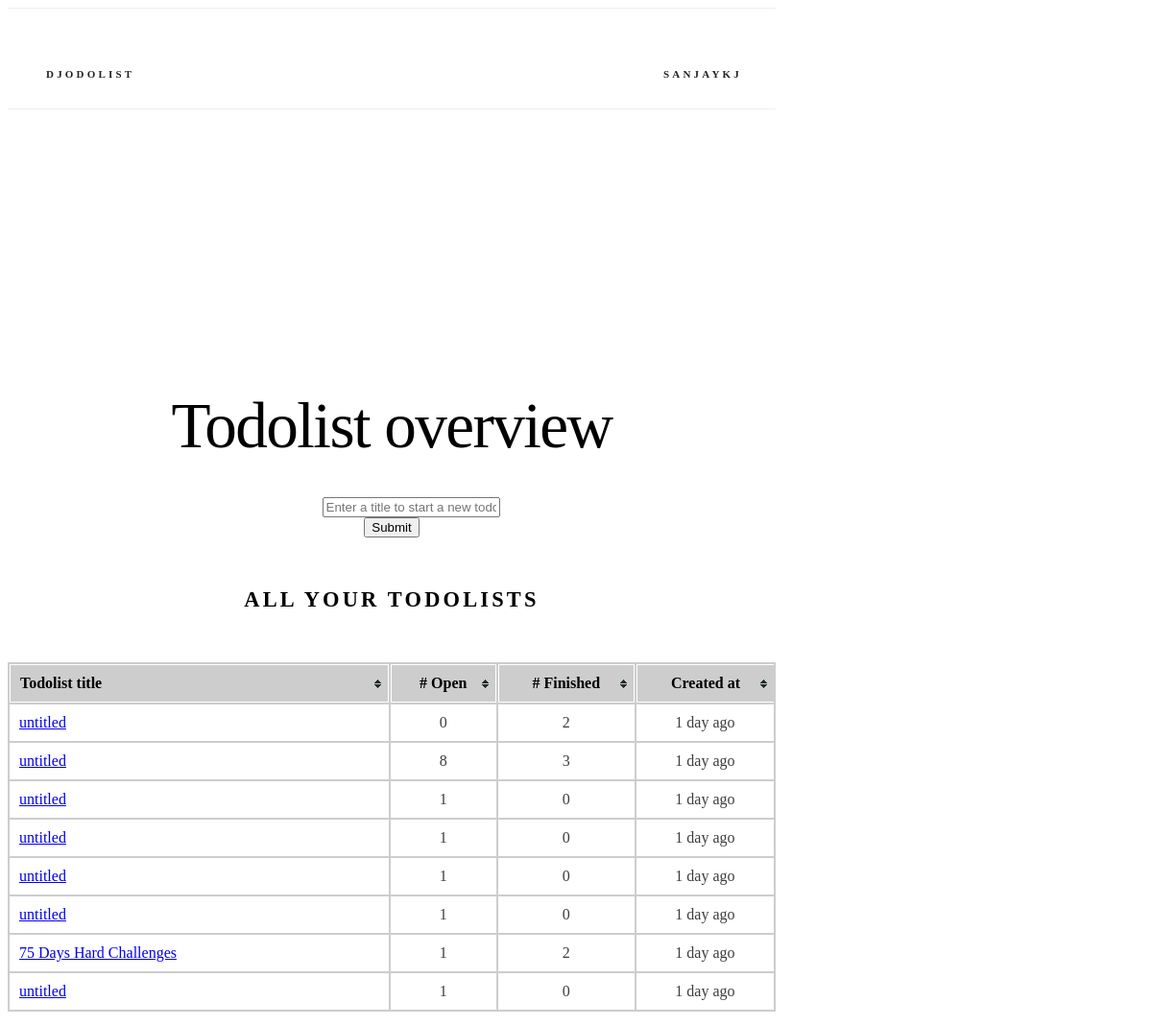
The app's page /todolists/ (signed in) with its own data.
### lists/models.py (models this page shows, shortened)
class TodoList(models.Model):
    title = models.CharField(max_length=128, default="75 Days Hard Challenges")
    created_at = models.DateTimeField(auto_now=True)
    creator = models.ForeignKey(
        User, null=True, related_name="todolists", on_delete=models.CASCADE
    )
    class Meta:
        ordering = ("created_at",)
    def count_finished(self):
        return self.todos.filter(is_finished=True).count()
    def count_open(self):
        return self.todos.filter(is_finished=False).count()

### lists/views.py (the view)
# urls.py: path("todolists/", views.overview, name="overview"),
@login_required
def overview(request):
    if request.method == "POST":
        return redirect("lists:add_todolist")
    return render(request, "lists/overview.html", {"form": TodoListForm()})

### lists/forms.py
class TodoListForm(forms.Form):
    title = forms.CharField(
        **form_kwargs(
            widget=forms.TextInput(
                attrs=widget_attrs("Enter a title to start a new todolist")
            )
        )
    )

### lists/templatetags/lists_extras.py (called while the page is built)
@register.filter("humanize")
def humanize_time(dt, past_="ago", future_="from now", default="just now"):
    now = datetime.utcnow()
    dt = dt.replace(tzinfo=None)
    if now > dt:
        diff = now - dt
        dt_is_past = True
    else:
        diff = dt - now
        dt_is_past = False
    periods = (
        (diff.days // 365, "year", "years"),
        (diff.days // 30, "month", "months"),
        (diff.days // 7, "week", "weeks"),
        (diff.days, "day", "days"),
        (diff.seconds // 3600, "hour", "hours"),
        (diff.seconds // 60, "minute", "minutes"),
        (diff.seconds, "second", "seconds"),
    )
    for period, singular, plural in periods:
        if period:
            return "%d %s %s" % (
                period,
                singular if period == 1 else plural,
                past_ if dt_is_past else future_,
            )
    return default

@register.filter("in_seconds")
def in_seconds(dt):
    return int((dt.replace(tzinfo=None) - datetime(1970, 1, 1)).total_seconds())

### lists/templates/lists/overview.html (shortened to what this page needs)
{% extends "base.html" %}
{% load static %}
{% load lists_extras %}
{% block css %}
<link rel="stylesheet" href="{% static 'lists/css/table.css' %}"> {% endblock %}
{% block body %}
<section class="header">
  <h2 class="title">Todolist overview</h2>
  <div class="row">
    <div class="six columns">
      <form action="{% url 'lists:add_todolist' %}" method=post>
        <dl>
          <dd>{{ form }}
          <dt><input type="submit" value="Submit">
        </dl>
      </form>
    </div>
  </div>
  <div class="row">
    <div class="u-full-width">
      <h6 class="docs-header todolist-overview">All your todolists</h6>
      <table id="todolist-overview-table" class="tablesorter">
        <thead>
          <tr>
            <th class='todolist-title'>Todolist title</th>
            <th># Open</th>
            <th># Finished</th>
            <th class="datetime">Created at</th>
          </tr>
        </thead>
        <tbody>
          {% for todolist in user.todolists.all %}
          <tr>
            <td class='todolist-title'><a href="{% url 'lists:todolist' todolist_id=todolist.id %}">{{ todolist.title }}</a></td>
            <td>{{ todolist.count_open }}</td>
            <td>{{ todolist.count_finished }}</td>
            <td data-time-in-seconds="{{ todolist.created_at|in_seconds }}">{{ todolist.created_at|humanize }}</td>
          </tr>
          {% endfor %}
        </tbody>
      </table>
    </div>
  </div>
</section>
{% endblock %}

### todolist/templates/base.html (shortened to what this page needs)
<!DOCTYPE html>
<html lang="en">
<head>
  {% load static %}
  <link rel="stylesheet" type='text/css' href="https://cdnjs.cloudflare.com/ajax/libs/normalize/3.0.2/normalize.min.css">
  <link rel="stylesheet" type='text/css' href="https://cdnjs.cloudflare.com/ajax/libs/skeleton/2.0.4/skeleton.min.css">
  <link rel="stylesheet" type='text/css' href="{% static 'css/custom.css' %}">
  {% block css %}{% endblock %}
</head>
<body>
  <div class="container">
    <nav class="navbar">
      <div class="container">
        <ul class="navbar-list">
          <li class="navbar-item"><a class="navbar-link" href="{% url 'lists:index' %}">Djodolist</a></li>
          {% if not user.is_authenticated %}
          <li class="navbar-item">
            <a class="navbar-link" href="{% url 'auth:login' %}">Login</a> {% else %}
            <li class="navbar-item">
              <a class="navbar-link" href="#" data-popover="#moreNavPopover">{{ user.username }}</a>
            </li>
            {% endif %}
        </ul>
      </div>
    </nav>
    {% block body %}{% endblock %}
  </div>
</body>
</html>

### todolist/static/css/custom.css (style rules this page uses)
.title { margin-top: 0; margin-bottom: 2rem; font-weight: 300; font-size: 3.6rem; line-height: 1.25; letter-spacing: -.1rem; word-wrap: break-word; }
th.todolist-title, tr td.todolist-title { width: 50%; word-break: break-word; }
.container { max-width: 800px; }
.header { margin-top: 6rem; text-align: center; }
.docs-header { text-transform: uppercase; font-size: 1.4rem; letter-spacing: .2rem; font-weight: 600; }
.navbar { display: none; }
@media (min-width: 550px) { .title { font-size: 4.2rem; } }
@media (min-width: 550px) { .header { margin-top: 18rem; } }
@media (min-width: 750px) { .navbar, .navbar-spacer { display: block; width: 100%; height: 6.5rem; background: #fff; z-index: 99; border-top: 1px solid #eee; border-bottom: 1px solid #eee; } }
@media (min-width: 750px) { .navbar > .container { width: 100%; } }
@media (min-width: 750px) { .navbar-list { list-style: none; margin-bottom: 0; } }
@media (min-width: 750px) { .navbar-item { position: relative; float: left; margin-bottom: 0; } }
@media (min-width: 750px) { .navbar-item:last-child { float: right; } }
@media (min-width: 750px) { .navbar-link { text-transform: uppercase; font-size: 11px; font-weight: 600; letter-spacing: .2rem; margin-right: 35px; text-decoration: none; line-height: 6.5rem; color: #222; } }

### lists/static/lists/css/table.css (style rules this page uses)
table.tablesorter { background-color: #CDCDCD; margin: 10px 0pt 15px; width: 100%; text-align: left; }
table.tablesorter thead tr th, table.tablesorter tbody tr td, table.tablesorter tfoot tr th { padding: 10px; text-align: center; }
table.tablesorter th:first-child, table.tablesorter tbody tr td:first-child { text-align: left; }
table.tablesorter thead tr th, table.tablesorter tfoot tr th { border: 1px solid #FFF; }
table.tablesorter th:last-child { border-right: 0px solid #FFF; }
table.tablesorter thead tr .header { background-image: url(../images/bg.gif); background-repeat: no-repeat; background-position: center right; cursor: pointer; }
table.tablesorter tbody td { color: #3D3D3D; padding: 4px; background-color: #FFF; vertical-align: top; }

### records on screen
TodoList: title "untitled", count_open "0", count_finished "2", created_at "1 day ago"
TodoList: title "untitled", count_open "8", count_finished "3", created_at "1 day ago"
TodoList: title "untitled", count_open "1", count_finished "0", created_at "1 day ago"
TodoList: title "untitled", count_open "1", count_finished "0", created_at "1 day ago"
TodoList: title "untitled", count_open "1", count_finished "0", created_at "1 day ago"
TodoList: title "untitled", count_open "1", count_finished "0", created_at "1 day ago"
TodoList: title "75 Days Hard Challenges", count_open "1", count_finished "2", created_at "1 day ago"
TodoList: title "untitled", count_open "1", count_finished "0", created_at "1 day ago"

### other values on screen
{{ user.username }} "SANJAYKJ"
